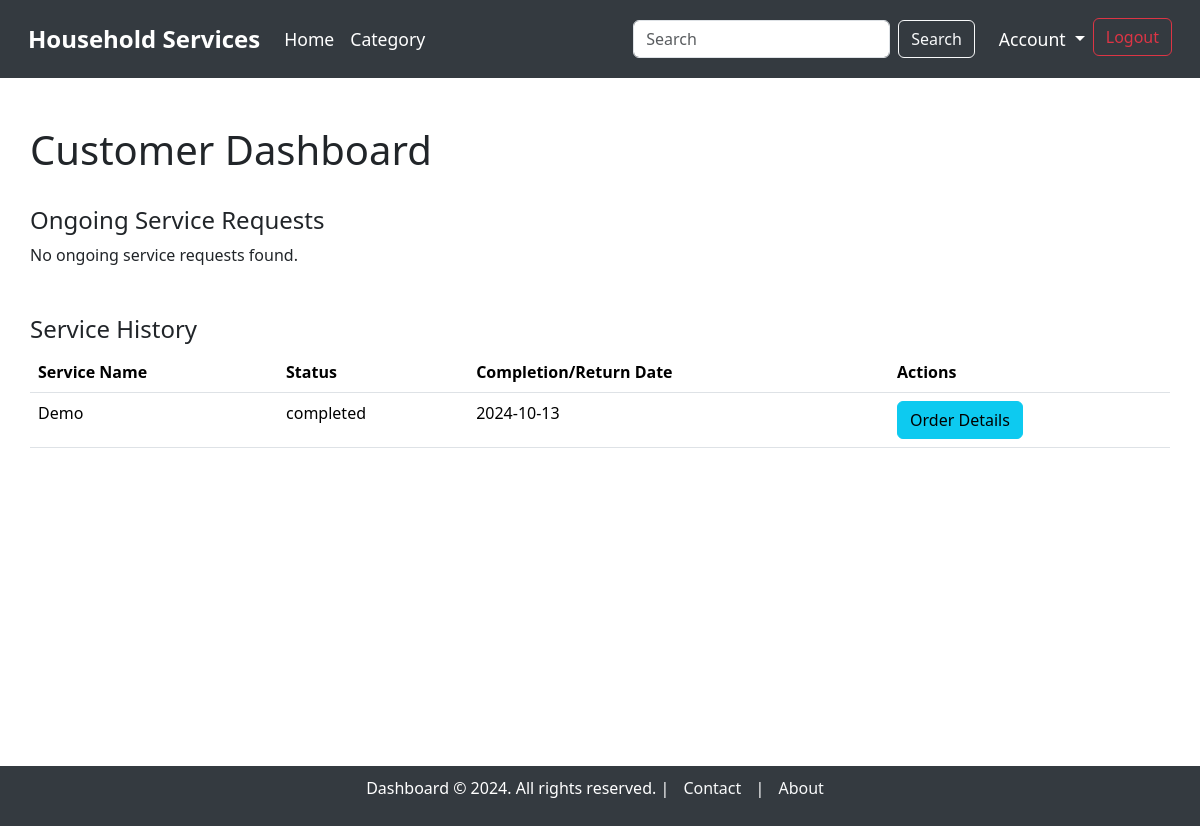
Page /customer_dashboard (signed in) on the earlier database version.
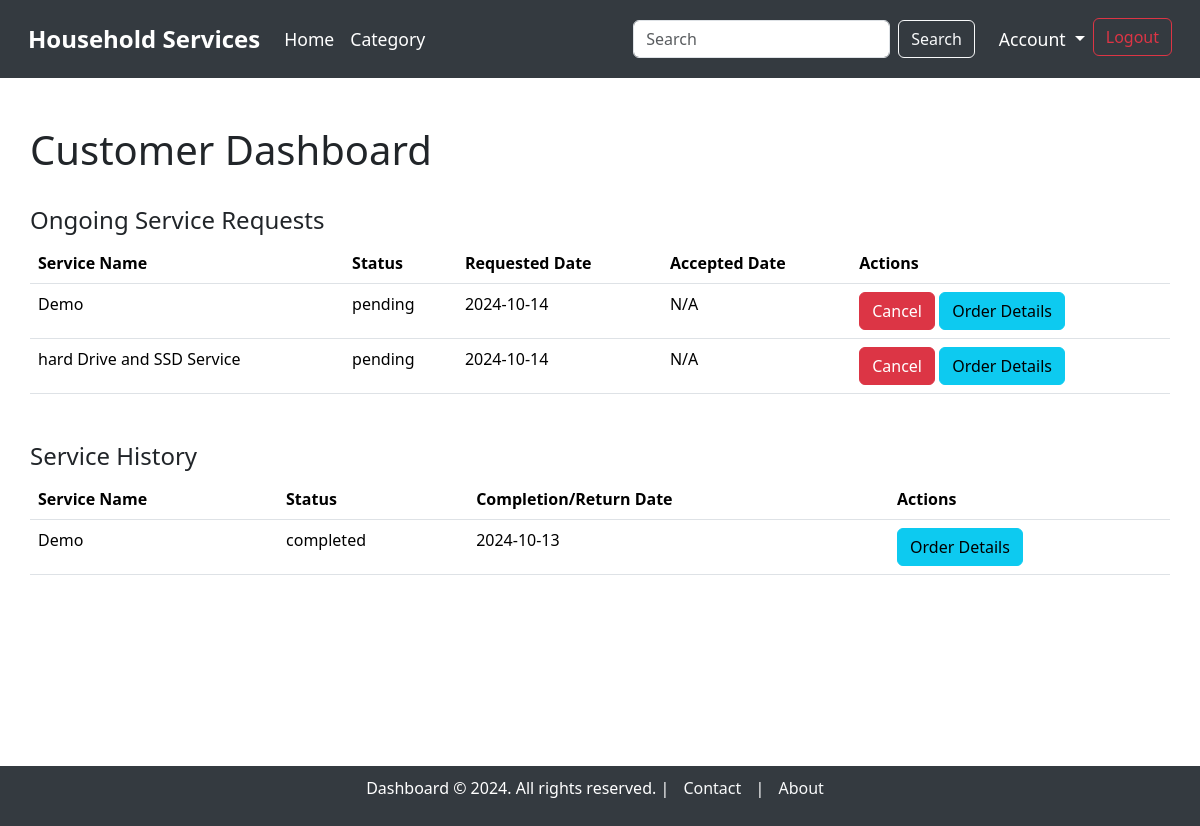
Same page on the later database version.
### model.py (models this page shows, shortened)
class ServiceRequest(db.Model):
    __tablename__ = "service_requests"
    service_request_id = db.Column(db.Integer, autoincrement=True, primary_key=True)
    service_id = db.Column(db.Integer, db.ForeignKey('service.service_id'), nullable=False)
    user_id = db.Column(db.Integer, db.ForeignKey('users.user_id'), nullable=False)
    supplier_id = db.Column(db.Integer, db.ForeignKey('users.user_id'), nullable=True)  # Link to supplier (optional)
    service_description = db.Column(db.String, nullable=False)
    experience_years = db.Column(db.Integer, nullable=True)
    created_at = db.Column(db.DateTime, default=datetime.utcnow)
    updated_at = db.Column(db.DateTime, default=datetime.utcnow, onupdate=datetime.utcnow)
    date_requested = db.Column(db.DateTime, default=datetime.utcnow, nullable=True)
    date_issued = db.Column(db.DateTime, nullable=True)  #accepted date
    date_completed = db.Column(db.DateTime, nullable=True)
    date_returned = db.Column(db.DateTime, nullable=True)
    status = db.Column(db.String, default='pending')  # 'pending', 'accepted', 'rejected', 'completed', 'returned', 'cancelled'
    price = db.Column(db.Integer, nullable=False)  # Price associated with the service
    customer = db.relationship('User', foreign_keys=[user_id], backref='customer_requests')
    supplier = db.relationship('User', foreign_keys=[supplier_id], backref='supplier_requests')
    service = db.relationship('Service', backref='requests')

class Service(db.Model):
    __tablename__ = "service"
    service_id = db.Column(db.Integer, autoincrement=True, primary_key=True)
    category_id = db.Column(db.Integer, db.ForeignKey('category.category_id'), nullable=False)  # Link to Category model
    supplier_id = db.Column(db.Integer, db.ForeignKey('users.user_id'), nullable=False)  # Link to the supplier
    service_name = db.Column(db.String, unique=True, nullable=False)
    service_description = db.Column(db.String, nullable=False)
    created_at = db.Column(db.DateTime, default=datetime.utcnow)
    updated_at = db.Column(db.DateTime, default=datetime.utcnow, onupdate=datetime.utcnow)
    price = db.Column(db.Integer)
    image = db.Column(db.String)  # Path to the uploaded image
    supplier = db.relationship('User', backref='services')  # Relationship to supplier (User)
    category = db.relationship('Category', backref='services')  # Relationship to Category

### main.py (the view)
@app.route('/customer_dashboard', methods=['GET'])
@login_required(role="customer")
def customer_dashboard():
    user_id = session.get('user_id')
    service_requests = ServiceRequest.query.filter_by(user_id=user_id).filter(ServiceRequest.status.in_(['pending', 'accepted'])).all()
    history_requests = ServiceRequest.query.filter_by(user_id=user_id).filter(ServiceRequest.status.in_(['completed', 'returned'])).all()
    return render_template('dashboard/customer_dashboard.html',
                           service_requests=service_requests,
                           history_requests=history_requests)

### main.py (called while the page is built)
def login_required(role):
    def wrapper(original):
        @wraps(original)
        def inner(*args, **kwargs):  # *args = list of arguments, **kwargs = key word arguments
            if session.get("username") and session.get("role") == role:
                return original(*args, **kwargs)
            else:
                flash(f"You need to login as {role}", "warning")
                return redirect(url_for("login"))
        return inner
    return wrapper

### templates/dashboard/customer_dashboard.html (shortened to what this page needs)
{% extends 'base_dashboard.html' %}
{% block content %}
<div class="container mt-5">
    <h1>Customer Dashboard</h1>
    <br>
    <h4>Ongoing Service Requests</h4>
    {% if service_requests %}
        <table class="table">
            <thead>
                <tr>
                    <th>Service Name</th>
                    <th>Status</th>
                    <th>Requested Date</th>
                    <th>Accepted Date</th>
                    <th>Actions</th>
                </tr>
            </thead>
            <tbody>
                {% for request in service_requests %}
                    <tr>
                        <td>{{ request.service.service_name }}</td>
                        <td>{{ request.status }}</td>
                        <td>{{ request.date_requested.strftime('%Y-%m-%d') }}</td>
                        <td>{{ request.date_issued.strftime('%Y-%m-%d') if request.date_issued else 'N/A' }}</td>
                        <td>
                            <form action="{{ url_for('delete_service_request', service_request_id=request.service_request_id) }}" method="POST" style="display:inline;">
                                <button type="submit" class="btn btn-danger">Cancel</button>
                            </form>
                            <a href="{{ url_for('order_details', service_request_id=request.service_request_id) }}" class="btn btn-info">Order Details</a>
                        </td>
                    </tr>
                {% endfor %}
            </tbody>
        </table>
    {% else %}
        <p>No ongoing service requests found.</p>
    {% endif %}
    <h4 class="mt-5">Service History</h4>
    {% if history_requests %}
        <table class="table">
            <thead>
                <tr>
                    <th>Service Name</th>
                    <th>Status</th>
                    <th>Completion/Return Date</th>
                    <th>Actions</th>
                </tr>
            </thead>
            <tbody>
                {% for request in history_requests %}
                    <tr>
                        <td>{{ request.service.service_name }}</td>
                        <td>{{ request.status }}</td>
                        <td>
                            {% if request.status == 'completed' %}
                                {{ request.date_completed.strftime('%Y-%m-%d') if request.date_completed else 'N/A' }}
                            {% elif request.status == 'returned' %}
                                {{ request.date_returned.strftime('%Y-%m-%d') if request.date_returned else 'N/A' }}
                            {% else %}
                                N/A
                            {% endif %}
                        </td>
                        <td>
                            <a href="{{ url_for('order_details', service_request_id=request.service_request_id) }}" class="btn btn-info">Order Details</a>
                        </td>
                    </tr>
                {% endfor %}
            </tbody>
        </table>
    {% else %}
        <p>No service history found.</p>
    {% endif %}
</div>
{% endblock %}

Differences in the rows shown:
added ServiceRequest: service.service_name "Demo", status "pending", date_requested "2024-10-14", date_issued "N/A", shown under "Ongoing Service Requests"
added ServiceRequest: service.service_name "hard Drive and SSD Service", status "pending", date_requested "2024-10-14", date_issued "N/A", shown under "Ongoing Service Requests"
Other differences:
text no longer shown: "No ongoing service requests found."
text now shown: "Service Name Status Requested Date Accepted Date Actions"
